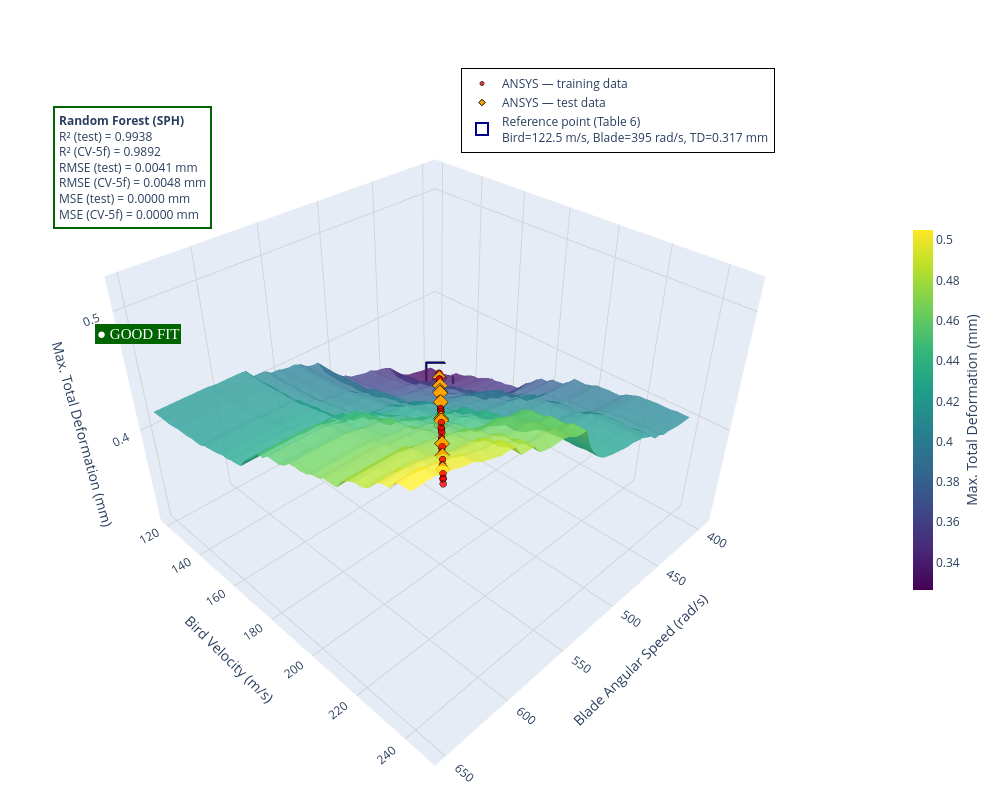

Source (notebook cell):
### Markdown cell above
# Total deformation

### Code cell
import numpy as np
import pandas as pd
import plotly.graph_objects as go

# --- 1. PREPARE GRID FOR SURFACE (SPH Specific Features) ---
# Ranges based on your SPH data distribution
angular_range = np.linspace(400, 650, 50)
velocity_range = np.linspace(120, 240, 50)
ANG, VEL = np.meshgrid(angular_range, velocity_range)

# SPH X features = ['Angular_Velocity_Z_Component', 'Velocity_2_Z_Component']
grid_df_sph = pd.DataFrame({
    'Angular_Velocity_Z_Component': ANG.ravel(),
    'Velocity_2_Z_Component': VEL.ravel()
})

# Predict surface using the SPH Random Forest model
Z_pred_td_sph = rf_model['total_deformation'].predict(grid_df_sph).reshape(ANG.shape)

# --- 2. GENERATE THE VISUALIZATION ---
# Reference point from Figure 8 (Table 6)
ref_ang, ref_vel, ref_td = 395, 122.5, 0.317 

fig = go.Figure()

# A. The Predicted SPH Surface
fig.add_trace(go.Surface(
    x=angular_range, y=velocity_range, z=Z_pred_td_sph,
    colorscale='Viridis', opacity=0.8, showlegend=False,
    colorbar=dict(
        title=dict(text='Max. Total Deformation (mm)', side='right'),
        thickness=20, len=0.5, x=1.05
    )
))

# B. ANSYS — Training Data (Red Circles)
fig.add_trace(go.Scatter3d(
    x=X_train['Angular_Velocity_Z_Component'], 
    y=X_train['Velocity_2_Z_Component'], 
    z=y_train['total_deformation'],
    mode='markers', 
    marker=dict(size=4, color='red', opacity=0.8, line=dict(color='black', width=1)),
    name='ANSYS — training data'
))

# C. ANSYS — Test Data (Orange Diamonds)
fig.add_trace(go.Scatter3d(
    x=X_test['Angular_Velocity_Z_Component'], 
    y=X_test['Velocity_2_Z_Component'], 
    z=y_test['total_deformation'],
    mode='markers', 
    marker=dict(size=5, color='orange', symbol='diamond', line=dict(color='black', width=1)),
    name='ANSYS — test data'
))

# D. Reference Operating Point (Dark Blue Open Square as per requested style)
fig.add_trace(go.Scatter3d(
    x=[ref_ang], y=[ref_vel], z=[ref_td],
    mode='markers',
    marker=dict(size=12, color='darkblue', symbol='square-open', line=dict(color='black', width=2)),
    name=f'Reference point (Table 6)<br>Bird={ref_vel} m/s, Blade={ref_ang} rad/s, TD={ref_td} mm'
))

# --- 3. LAYOUT & ANNOTATIONS ---
fig.update_layout(
    width=1000, height=800,
    margin=dict(l=10, r=10, b=10, t=30),
    legend=dict(
        bgcolor="white", bordercolor="black", borderwidth=1,
        x=0.9, y=0.95, xanchor='right', yanchor='top'
    ),
    scene=dict(
        xaxis_title='Blade Angular Speed (rad/s)',
        yaxis_title='Bird Velocity (m/s)',
        zaxis_title='Max. Total Deformation (mm)',
        xaxis=dict(gridcolor="lightgrey"),
        yaxis=dict(gridcolor="lightgrey"),
        zaxis=dict(gridcolor="lightgrey"),
        aspectratio=dict(x=1, y=1, z=0.7)
    ),
    annotations=[
        # Performance Box (Using values from your SPH matrix)
        dict(
            x=0.05, y=0.9, xref="paper", yref="paper",
            text=(f"<b>Random Forest (SPH)</b><br>"
                  f"R² (test) = 0.9938<br>"
                  f"R² (CV-5f) = 0.9892<br>"
                  f"RMSE (test) = 0.0041 mm<br>"
                  f"RMSE (CV-5f) = 0.0048 mm<br>"
                  f"MSE (test) = 0.0000 mm<br>"
                  f"MSE (CV-5f) = 0.0000 mm"),
            showarrow=False, align="left",
            bgcolor="white", bordercolor="darkgreen", borderwidth=2, borderpad=4
        ),
        # Fit Label
        dict(
            x=0.1, y=0.6, xref="paper", yref="paper",
            text="● GOOD FIT",
            showarrow=False, font=dict(color="white", size=15, family="Arial Bold"),
            bgcolor="darkgreen", bordercolor="darkgreen", borderwidth=1
        )
    ],
    paper_bgcolor='white'
)

fig.show()

### Figure 1 — Plotly figure (JSON) as saved in the notebook; plotly's stock layout.template omitted (floating-point values rounded to 4 significant figures; data arrays with more than 128 entries replaced by an {"elided": "..."} marker saying what was removed)
{"data": [{"colorbar": {"len": 0.5, "thickness": 20, "title": {"side": "right", "text": "Max. Total Deformation (mm)"}, "x": 1.05}, "colorscale": [[0, "#440154"], [0.1111, "#482878"], [0.2222, "#3e4989"], [0.3333, "#31688e"], [0.4444, "#26828e"], [0.5556, "#1f9e89"], [0.6667, "#35b779"], [0.7778, "#6ece58"], [0.8889, "#b5de2b"], [1, "#fde725"]], "opacity": 0.8, "showlegend": false, "type": "surface", "x": [400.0, 405.1, 410.2, 415.3, 420.4, 425.5, 430.6, 435.7, 440.8, 445.9, 451.0, 456.1, 461.2, 466.3, 471.4, 476.5, 481.6, 486.7, 491.8, 496.9, 502.0, 507.1, 512.2, 517.3, 522.4, 527.6, 532.7, 537.8, 542.9, 548.0, 553.1, 558.2, 563.3, 568.4, 573.5, 578.6, 583.7, 588.8, 593.9, 599.0, 604.1, 609.2, 614.3, 619.4, 624.5, 629.6, 634.7, 639.8, 644.9, 650.0], "y": [120.0, 122.4, 124.9, 127.3, 129.8, 132.2, 134.7, 137.1, 139.6, 142.0, 144.5, 146.9, 149.4, 151.8, 154.3, 156.7, 159.2, 161.6, 164.1, 166.5, 169.0, 171.4, 173.9, 176.3, 178.8, 181.2, 183.7, 186.1, 188.6, 191.0, 193.5, 195.9, 198.4, 200.8, 203.3, 205.7, 208.2, 210.6, 213.1, 215.5, 218.0, 220.4, 222.9, 225.3, 227.8, 230.2, 232.7, 235.1, 237.6, 240.0], "z": {"elided": "50x50 float values"}}, {"marker": {"color": "red", "line": {"color": "black", "width": 1}, "opacity": 0.8, "size": 4}, "mode": "markers", "name": "ANSYS — training data", "type": "scatter3d", "x": [435, 640, 425, 630, 415, 575, 560, 490, 635, 470, 440, 475, 525, 615, 520, 450, 395, 620, 530, 565, 420, 540, 580, 400, 500, 405, 590, 570, 510, 600, 445, 505, 485, 645, 495, 430, 605, 465, 535, 585], "y": [142.5, 245.0, 137.5, 240.0, 132.5, 212.5, 205.0, 170.0, 242.5, 160.0, 145.0, 162.5, 187.5, 232.5, 185.0, 150.0, 122.5, 235.0, 190.0, 207.5, 135.0, 195.0, 215.0, 125.0, 175.0, 127.5, 220.0, 210.0, 180.0, 225.0, 147.5, 177.5, 167.5, 247.5, 172.5, 140.0, 227.5, 157.5, 192.5, 217.5], "z": [0.35, 0.51, 0.34, 0.5, 0.33, 0.46, 0.45, 0.39, 0.51, 0.38, 0.35, 0.38, 0.42, 0.49, 0.42, 0.36, 0.32, 0.5, 0.43, 0.46, 0.34, 0.44, 0.47, 0.32, 0.4, 0.33, 0.47, 0.46, 0.41, 0.48, 0.36, 0.41, 0.39, 0.52, 0.4, 0.35, 0.49, 0.37, 0.43, 0.47]}, {"marker": {"color": "orange", "line": {"color": "black", "width": 1}, "size": 5, "symbol": "diamond"}, "mode": "markers", "name": "ANSYS — test data", "type": "scatter3d", "x": [610, 595, 625, 455, 515, 550, 480, 555, 410, 545, 460], "y": [230.0, 222.5, 237.5, 152.5, 182.5, 200.0, 165.0, 202.5, 130.0, 197.5, 155.0], "z": [0.49, 0.48, 0.5, 0.37, 0.42, 0.44, 0.39, 0.45, 0.33, 0.44, 0.37]}, {"marker": {"color": "darkblue", "line": {"color": "black", "width": 2}, "size": 12, "symbol": "square-open"}, "mode": "markers", "name": "Reference point (Table 6)<br>Bird=122.5 m/s, Blade=395 rad/s, TD=0.317 mm", "type": "scatter3d", "x": [395], "y": [122.5], "z": [0.317]}], "layout": {"annotations": [{"align": "left", "bgcolor": "white", "bordercolor": "darkgreen", "borderpad": 4, "borderwidth": 2, "showarrow": false, "text": "<b>Random Forest (SPH)</b><br>R² (test) = 0.9938<br>R² (CV-5f) = 0.9892<br>RMSE (test) = 0.0041 mm<br>RMSE (CV-5f) = 0.0048 mm<br>MSE (test) = 0.0000 mm<br>MSE (CV-5f) = 0.0000 mm", "x": 0.05, "xref": "paper", "y": 0.9, "yref": "paper"}, {"bgcolor": "darkgreen", "bordercolor": "darkgreen", "borderwidth": 1, "font": {"color": "white", "family": "Arial Bold", "size": 15}, "showarrow": false, "text": "● GOOD FIT", "x": 0.1, "xref": "paper", "y": 0.6, "yref": "paper"}], "height": 800, "legend": {"bgcolor": "white", "bordercolor": "black", "borderwidth": 1, "x": 0.9, "xanchor": "right", "y": 0.95, "yanchor": "top"}, "margin": {"b": 10, "l": 10, "r": 10, "t": 30}, "paper_bgcolor": "white", "scene": {"aspectratio": {"x": 1, "y": 1, "z": 0.7}, "xaxis": {"gridcolor": "lightgrey", "title": {"text": "Blade Angular Speed (rad/s)"}}, "yaxis": {"gridcolor": "lightgrey", "title": {"text": "Bird Velocity (m/s)"}}, "zaxis": {"gridcolor": "lightgrey", "title": {"text": "Max. Total Deformation (mm)"}}}, "width": 1000}}
